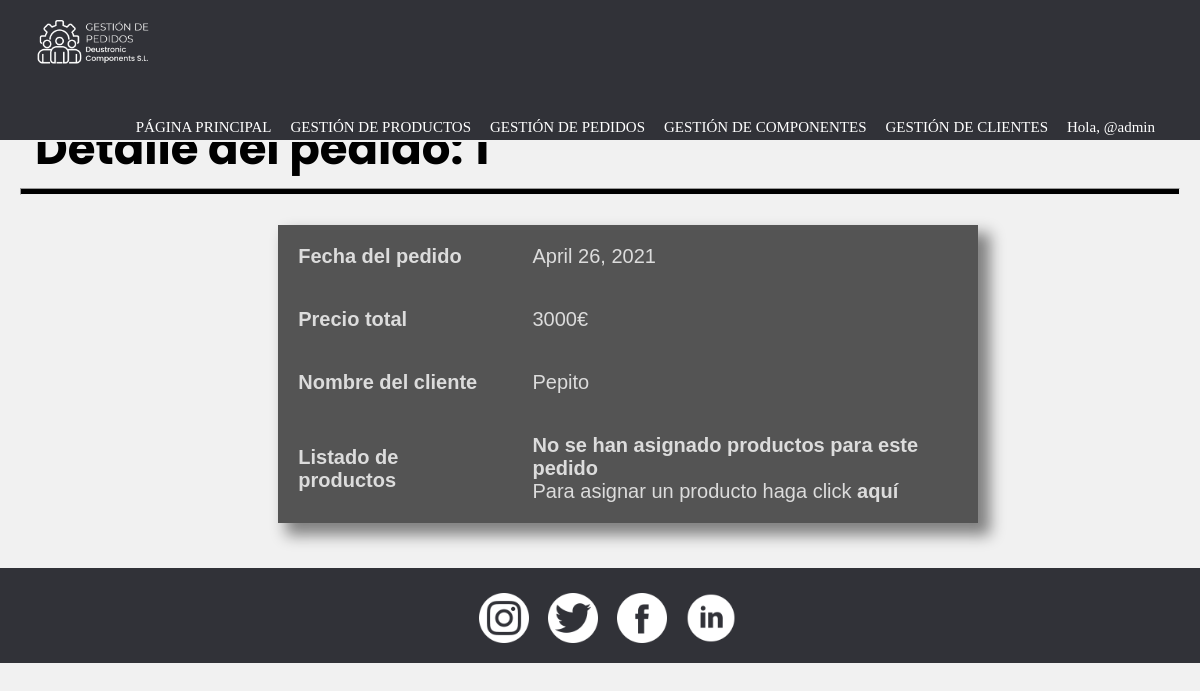
Before: /gestionDePedidos/detallePedido/1/ (signed in) with the older database file.
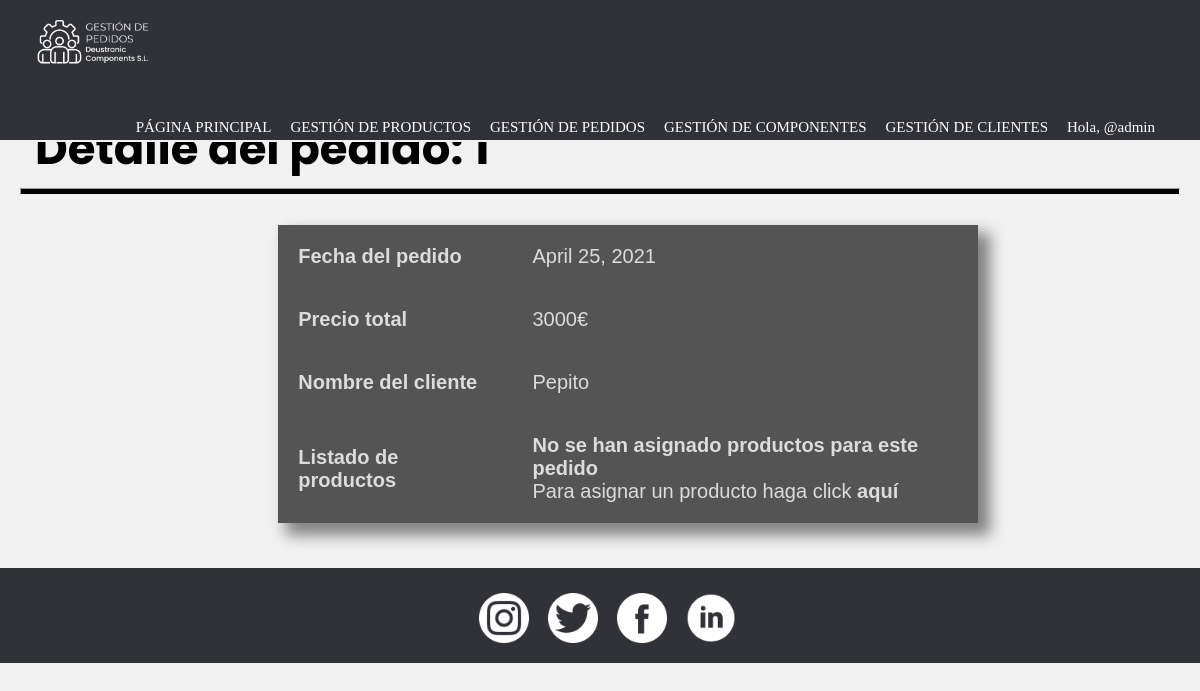
After: the same page with the newer database file.
### appGestionDePedidos/models.py (models this page shows, shortened)
class Pedido(models.Model):
    fecha = models.DateField()
    precioTotal = models.IntegerField()
    cliente = models.ForeignKey(Cliente, on_delete=models.CASCADE) #para la recacion 1-n con cliente
    productos = models.ManyToManyField(Producto, through = 'Compone')#esto nos crea la tabla intermedia de la n-m invisible de pedido-producto

class Cliente(models.Model):
    cif = models.CharField(max_length=10)
    nombre = models.CharField(max_length=50)
    telefono = models.CharField(max_length=9)
    nombreEmpresa = models.CharField(max_length=50)
    email = models.EmailField(max_length=50)
    def __str__(self):
        return self.nombre

### appGestionDePedidos/views.py (the view)
# urls.py: path('detallePedido/<int:pk>/', PedidoDetailView.as_view(), name = 'detallePedido'),
class PedidoDetailView(PermissionRequiredMixin, DetailView):
        permission_required = 'appGestionDePedidos.view_pedido'
        model = Pedido
        template_name = 'detallePedido.html'
        context_object_name = 'detalle_pedido'

### appGestionDePedidos/templates/detallePedido.html
{% extends "base.html" %}
{% load static %}
{% block content %}
    <header>
        <h2 class="pagSecundarias">Detalle del pedido: {{detalle_pedido.id}}</h2>
        <hr>
    </header>
    <div class="detalle">
        <table>
            <tr>
                <th>Fecha del pedido</th>
                <td>{{ detalle_pedido.fecha }}</td>
            </tr>
            <tr>
                <th>Precio total</th>
                <td>{{ detalle_pedido.precioTotal }}€</td>
            </tr>
            <tr>
                <th>Nombre del cliente</th>
                <td>{{ detalle_pedido.cliente }}</td>
            </tr>
            <tr>
                <th>Listado de productos</th>
                <td>
                    {% if detalle_pedido.compone_set.all %}
                        <ul>
                            {% for productos in detalle_pedido.compone_set.all %}
                                <li>{{productos.producto}} cant.:{{productos.cantidad}}</li>
                            {% endfor %}
                        </ul>
                    {% else %}
                        <h4>No se han asignado productos para este pedido</h4>
                        {% if perms.appGestionDePedidos.add_compone %}
                            <p>Para asignar un producto haga click <a href="{% url 'anyadirPedidoProducto' %}">aquí</a></p>
                        {% endif %}
                    {% endif %}
                </td>
            </tr>
        </table>
    </div>
{% endblock %}

Changed rows visible on the page:
changed Pedido "Pepito": fecha "April 26, 2021" → "April 25, 2021"
